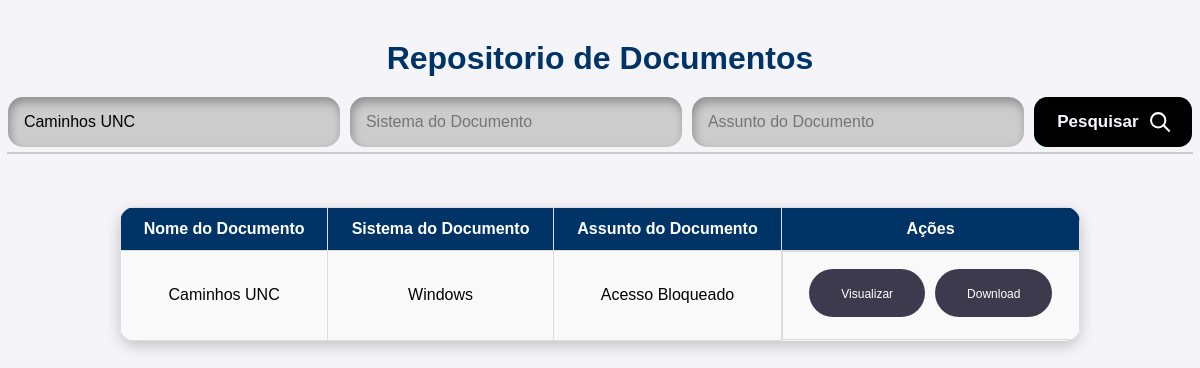
The app's page /repositorio-documento-pop/pesquisa_detalhada.php?nome_documento=Caminhos UNC with its own data.
### tables this page shows
CREATE TABLE `documento_pdf` (
  `id` int(11) NOT NULL AUTO_INCREMENT,
  `nome_documento` varchar(45) NOT NULL,
  `sistema_documento` varchar(45) NOT NULL,
  `assunto_documento` varchar(45) NOT NULL,
  `pdf_documento` longblob NOT NULL,
  PRIMARY KEY (`id`)
);

### repositorio-documento-pop/pesquisa_detalhada.php (the view, shortened to what this page needs)
<?php
include 'conexao.php';
$nome_documento = isset($_GET['nome_documento']) ? $_GET['nome_documento'] : '';
$sistema_documento = isset($_GET['sistema_documento']) ? $_GET['sistema_documento'] : '';
$assunto_documento = isset($_GET['assunto_documento']) ? $_GET['assunto_documento'] : '';
$documentos = [];
if (!empty($nome_documento) || !empty($sistema_documento) || !empty($assunto_documento)) {
    $query = "SELECT id, nome_documento, sistema_documento, assunto_documento FROM documento_pdf WHERE 1=1";
    if (!empty($nome_documento)) {
        $query .= " AND nome_documento LIKE :nome_documento";
    }
    $stmt = $pdo->prepare($query);
    if (!empty($nome_documento)) {
        $stmt->bindValue(':nome_documento', "%$nome_documento%");
    }
    $stmt->execute();
    $documentos = $stmt->fetchAll(PDO::FETCH_ASSOC);
}
?>
<!DOCTYPE html>
<html lang="pt">
<head>
    <link rel="stylesheet" href="style.css">
</head>
<body>
    <h1>Repositorio de Documentos</h1>
    <div class="form-container">
    <form method="GET" action="" class="search-container">
        <input type="text" autocomplete="off" name="nome_documento" class="input" placeholder="Nome do Documento" value="<?php echo htmlspecialchars($nome_documento); ?>">
        <input type="text" autocomplete="off" id="sistema_documento" name="sistema_documento" class="input" placeholder="Sistema do Documento" value="<?php echo htmlspecialchars($sistema_documento); ?>">
        <input type="text" autocomplete="off" id="assunto_documento" name="assunto_documento" class="input" placeholder="Assunto do Documento" value="<?php echo htmlspecialchars($assunto_documento); ?>">
        <div id="assunto_suggestions" class="autocomplete-suggestions"></div>
        <button class="cssbuttons-io" type="submit">
            <span>
                Pesquisar
            </span>
        </button>
    </form>
</div>
    <?php if (!empty($documentos)): ?>
    <table>
        <tr>
            <th>Nome do Documento</th>
            <th>Sistema do Documento</th>
            <th>Assunto do Documento</th>
            <th>Ações</th>
        </tr>
        <?php foreach ($documentos as $documento): ?>
            <tr>
                <td><?php echo htmlspecialchars($documento['nome_documento']); ?></td>
                <td><?php echo htmlspecialchars($documento['sistema_documento']); ?></td>
                <td><?php echo htmlspecialchars($documento['assunto_documento']); ?></td>
                <td class="action-buttons">
                    <a href="visualizar.php?id=<?php echo $documento['id']; ?>" target="_blank">
                        <button class="button">
                            <span class="button-content">Visualizar</span>
                        </button>
                    </a>
                    <a href="download.php?id=<?php echo $documento['id']; ?>">
                        <button class="button">
                            <span class="button-content">Download</span>
                        </button>
                    </a>
                </td>
            </tr>
        <?php endforeach; ?>
    </table>
    <?php elseif ($_SERVER['REQUEST_METHOD'] == 'GET' && !empty($_GET)): ?>
        <p>Nenhum resultado encontrado.</p>
    <?php endif; ?>
</body>
</html>

### repositorio-documento-pop/style.css (style rules this page uses)
body { background-color: #f0f8ff; font-family: Arial, sans-serif; text-align: center; padding: 0; margin: 0; }
h1 { margin-top: 20px; color: #003366; }
table { margin: 30px auto; width: 80%; border-collapse: collapse; box-shadow: 0 5px 15px rgba(0, 0, 0, 0.2); }
th, td { padding: 12px 15px; text-align: center; border: 1px solid #ddd; background-color: #f9f9f9; }
th { background-color: #003366; color: white; }
tr:nth-child(even) { background-color: #f2f2f2; }
.input { border: none; outline: none; border-radius: 15px; padding: 1em; background-color: #ccc; box-shadow: inset 2px 5px 10px rgba(0,0,0,0.3); transition: 300ms ease-in-out; margin-bottom: 20px; width: 300px; font-size: 16px; }
.cssbuttons-io { position: relative; font-family: inherit; font-weight: 600; font-size: 17px; border-radius: 0.8em; cursor: pointer; border: none; background: linear-gradient(to right, #00bf63, #5ce1e6); color: ghostwhite; overflow: hidden; margin-top: 20px; }
.cssbuttons-io svg { width: 1.2em; height: 1.2em; margin-left: 0.7em; stroke-width: 2px; }
.cssbuttons-io span { position: relative; z-index: 10; transition: color 0.4s; display: inline-flex; align-items: center; padding: 0.8em 0.9em 0.8em 1.02em; }
.cssbuttons-io::before, .cssbuttons-io::after { position: absolute; top: 0; left: 0; width: 100%; height: 100%; z-index: 0; }
.cssbuttons-io::before { content: ""; background: #000; width: 120%; left: -10%; transform: skew(30deg); transition: transform 0.4s cubic-bezier(0.3, 1, 0.8, 1); }

### repositorio-documento-pop/pesquisa_detalhada.php (style rules this page uses)
body { display: flex; flex-direction: column; align-items: center; justify-content: flex-start; min-height: 100vh; background-color: #f4f4f9; padding-top: 20px; }
h1 { margin-bottom: 20px; }
.form-container { display: flex; justify-content: center; align-items: center; gap: 20px; margin-bottom: 20px; position: relative; }
.search-container { display: flex; align-items: center; justify-content: center; gap: 10px; }
.cssbuttons-io { position: relative; font-family: inherit; font-weight: 600; font-size: 17px; border-radius: 0.8em; cursor: pointer; border: none; background: linear-gradient(to right, #00bf63, #5ce1e6); color: ghostwhite; overflow: hidden; transform: translateY(-20px); }
.cssbuttons-io svg { width: 1.2em; height: 1.2em; margin-left: 0.7em; stroke-width: 2px; }
.cssbuttons-io span { position: relative; z-index: 10; transition: color 0.4s; display: inline-flex; align-items: center; padding: 0.8em 0.9em 0.8em 1.02em; }
.cssbuttons-io::before, .cssbuttons-io::after { position: absolute; top: 0; left: 0; width: 100%; height: 100%; z-index: 0; }
.cssbuttons-io::before { content: ""; background: #000; width: 120%; left: -10%; transform: skew(30deg); transition: transform 0.4s cubic-bezier(0.3, 1, 0.8, 1); }
.button-content { position: relative; z-index: 1; font-size: 12px; }
.button { position: relative; overflow: hidden; height: 3rem; padding: 0 2rem; border-radius: 1.5rem; background: #3d3a4e; background-size: 400%; color: #fff; border: none; cursor: pointer; margin-top: 15px; box-shadow: none; text-decoration: none; transform: translateY(-10px); }
.button::before { content: ""; position: absolute; top: 0; left: 0; transform: scaleX(0); transform-origin: 0 50%; width: 100%; height: inherit; border-radius: inherit; background: linear-gradient( 82.3deg, rgba(150, 93, 233, 1) 10.8%, rgba(99, 88, 238, 1) 94.3% ); transition: all 0.475s; }
.action-buttons { display: flex; gap: 10px; justify-content: center; }
.autocomplete-suggestions { position: absolute; top: 55px; background-color: #fff; border: 1px solid #ccc; max-height: 150px; overflow-y: auto; width: 100%; z-index: 1000; }
table { border-radius: 15px; overflow: hidden; margin-top: 20px; }

### records on screen
documento_pdf: nome_documento "Caminhos UNC", sistema_documento "Windows", assunto_documento "Acesso Bloqueado"
